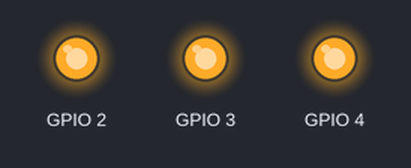
Simulated run of this program. Board: Raspberry Pi (BCM pin numbers). Shown: output pins drawn as LEDs (lit = HIGH). At 8.0 s the program stops and its outputs stay as they are.

Above: at 0.1 s.
At 2.7 s:
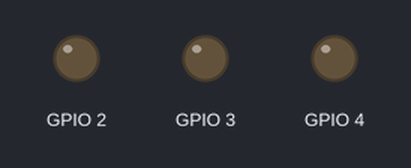
Timing chart, 0 to 3.0 s (numbered marks = the images above):
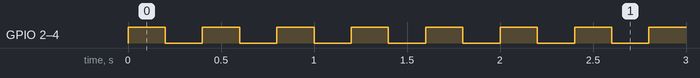

The program:

pi.py
```python
#import RPiDummy.GPIO as GPIO
import platform

if ("raspberrypi" in platform.uname()):
    import RPi.GPIO as GPIO
else:
    import RPiDummy.GPIO as GPIO

import time

GPIO.setmode(GPIO.BCM)

GPIO.setup(2, GPIO.OUT)
GPIO.setup(3, GPIO.OUT)
GPIO.setup(4, GPIO.OUT)

for i in range(0, 20):
    GPIO.output(2, GPIO.HIGH)
    GPIO.output(3, GPIO.HIGH)
    GPIO.output(4, GPIO.HIGH)

    time.sleep(0.2)

    GPIO.output(2, GPIO.LOW)
    GPIO.output(3, GPIO.LOW)
    GPIO.output(4, GPIO.LOW)

    time.sleep(0.2)


# '''
# Created on Apr 11, 2017
#
# @author: wkaczurb
# '''
#
#
# class MyClass(object):
#     '''
#     classdocs
#     '''
#
#
#     def __init__(self, params):
#         '''
#         Constructor
#         '''
#         
```

Measured:
- by itself, GPIO 2–4: alternates HIGH for 0.20 s and LOW for 0.20 s, 40 changes in all, then stays LOW
